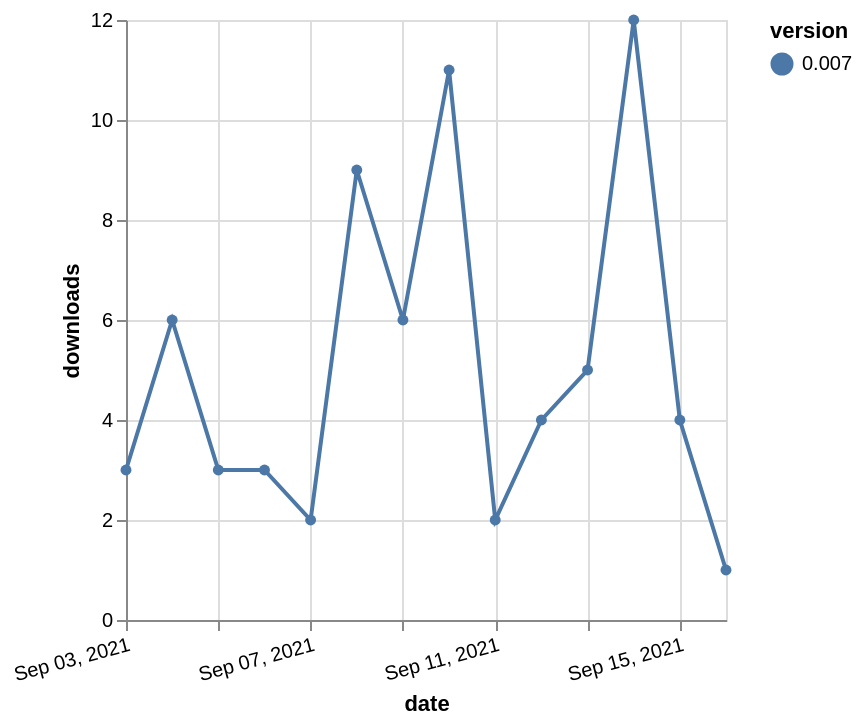

Describe this chart as a Vega-Lite specification.
### Vega-Lite specification from a JSON file in a GitHub repository (floating-point values rounded to 4 significant figures)
{"$schema": "https://vega.github.io/schema/vega-lite/v5.json", "description": "A simple bar chart with embedded data.", "data": {"values": [{"date": "2021-09-03", "total": 3771, "delta": 3, "version": "0.007"}, {"date": "2021-09-04", "total": 3777, "delta": 6, "version": "0.007"}, {"date": "2021-09-05", "total": 3780, "delta": 3, "version": "0.007"}, {"date": "2021-09-06", "total": 3783, "delta": 3, "version": "0.007"}, {"date": "2021-09-07", "total": 3785, "delta": 2, "version": "0.007"}, {"date": "2021-09-08", "total": 3794, "delta": 9, "version": "0.007"}, {"date": "2021-09-09", "total": 3800, "delta": 6, "version": "0.007"}, {"date": "2021-09-10", "total": 3811, "delta": 11, "version": "0.007"}, {"date": "2021-09-11", "total": 3813, "delta": 2, "version": "0.007"}, {"date": "2021-09-12", "total": 3817, "delta": 4, "version": "0.007"}, {"date": "2021-09-13", "total": 3822, "delta": 5, "version": "0.007"}, {"date": "2021-09-14", "total": 3834, "delta": 12, "version": "0.007"}, {"date": "2021-09-15", "total": 3838, "delta": 4, "version": "0.007"}, {"date": "2021-09-16", "total": 3839, "delta": 1, "version": "0.007"}]}, "width": "container", "mark": {"type": "line", "point": {"filled": true}}, "encoding": {"x": {"field": "date", "type": "temporal", "timeUnit": "yearmonthdate", "title": "date", "axis": {"labelAngle": -15}}, "y": {"field": "delta", "type": "quantitative", "title": "downloads"}, "color": {"field": "version", "type": "nominal"}, "tooltip": {"field": "delta"}}}
